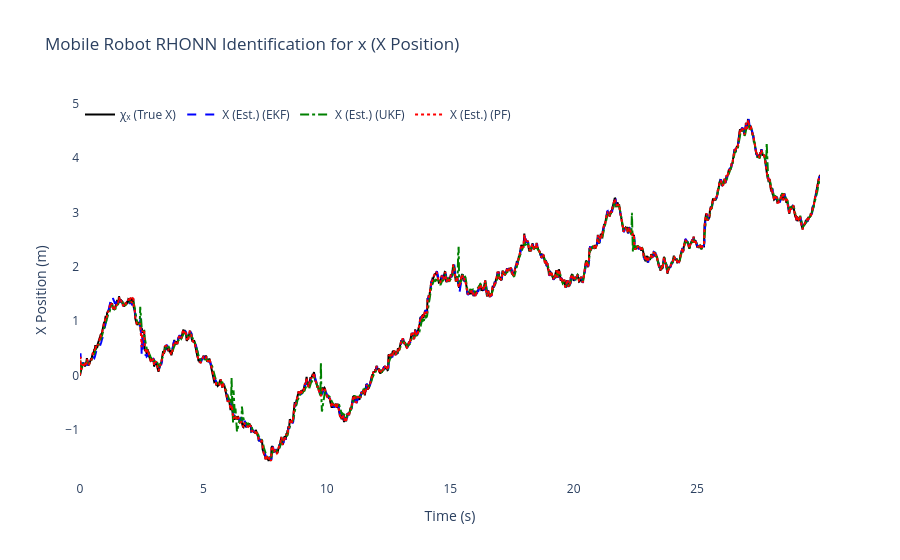
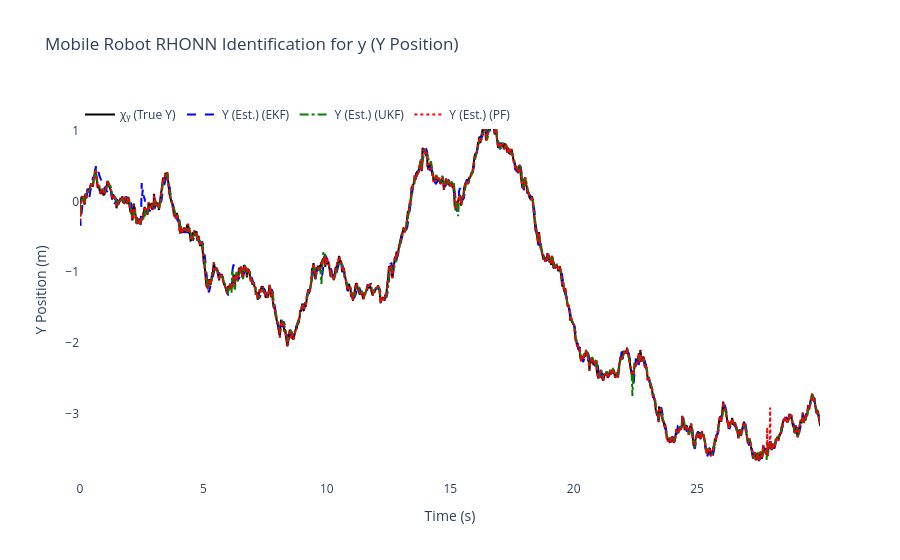
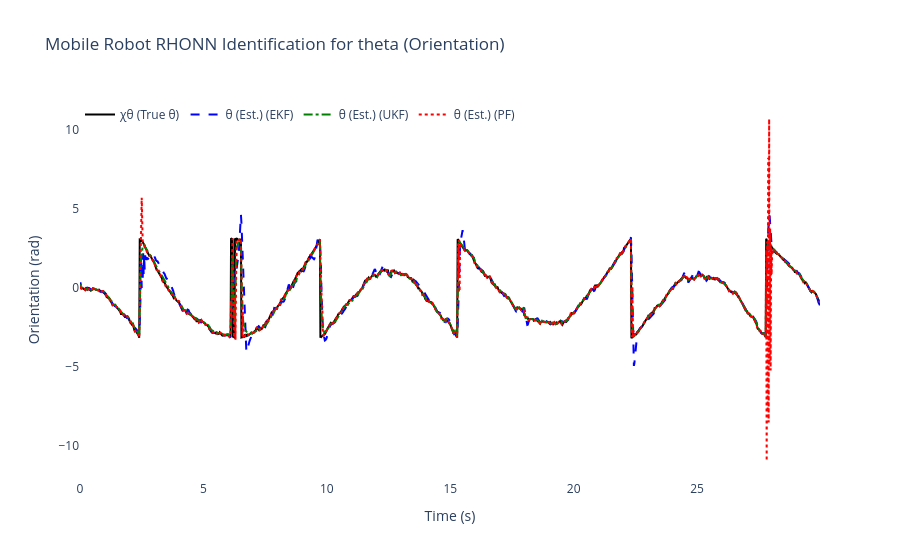
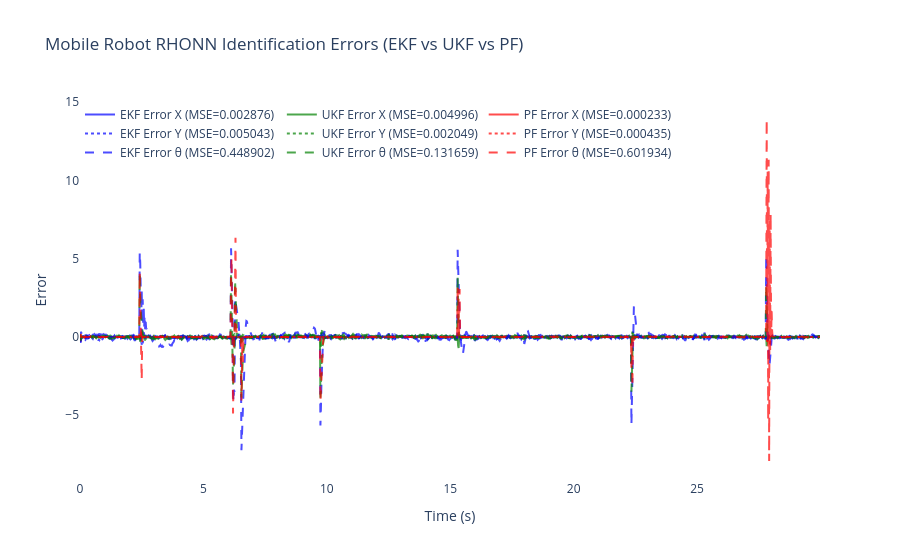

The cell these charts' notebook holds for them, in order:
### Code cell
# ============================================================
    # 6) Results & plots for Differential Drive Mobile Robot
# ============================================================
mse_x_ekf = np.mean((x_true[:, 0] - x_hat_ekf[:, 0])**2)     # x position
mse_y_ekf = np.mean((x_true[:, 1] - x_hat_ekf[:, 1])**2)     # y position  
mse_theta_ekf = np.mean((x_true[:, 2] - x_hat_ekf[:, 2])**2) # orientation

mse_x_ukf = np.mean((x_true[:, 0] - x_hat_ukf[:, 0])**2)     # x position
mse_y_ukf = np.mean((x_true[:, 1] - x_hat_ukf[:, 1])**2)     # y position
mse_theta_ukf = np.mean((x_true[:, 2] - x_hat_ukf[:, 2])**2) # orientation

mse_x_pf = np.mean((x_true[:, 0] - x_hat_pf[:, 0])**2)       # x position
mse_y_pf = np.mean((x_true[:, 1] - x_hat_pf[:, 1])**2)       # y position  
mse_theta_pf = np.mean((x_true[:, 2] - x_hat_pf[:, 2])**2)   # orientation

print(f"\nFinal EKF-RHONN Weights:")
for i in range(3):
    state_names = ['x', 'y', 'theta']
    print(f"  Neuron {i+1} ({state_names[i]}): {ekf_trainer.weights[i]}")

print(f"\nFinal UKF-RHONN Weights:")
for i in range(3):
    state_names = ['x', 'y', 'theta']
    print(f"  Neuron {i+1} ({state_names[i]}): {ukf_trainer.weights[i]}")

print(f"\nFinal PF-RHONN Weight Estimates:")
pf_estimates = pf_trainer.get_estimate()
for i in range(3):
    state_names = ['x', 'y', 'theta']
    print(f"  Neuron {i+1} ({state_names[i]}): {pf_estimates[i]}")

print("\n--- Performance Comparison (MSE) for Differential Drive Mobile Robot ---")
print(f"EKF MSE x position:     {mse_x_ekf:.6f}")
print(f"EKF MSE y position:     {mse_y_ekf:.6f}")
print(f"EKF MSE theta (orient): {mse_theta_ekf:.6f}")
print(f"UKF MSE x position:     {mse_x_ukf:.6f}")
print(f"UKF MSE y position:     {mse_y_ukf:.6f}")
print(f"UKF MSE theta (orient): {mse_theta_ukf:.6f}")
print(f"PF  MSE x position:     {mse_x_pf:.6f}")
print(f"PF  MSE y position:     {mse_y_pf:.6f}")
print(f"PF  MSE theta (orient): {mse_theta_pf:.6f}")

states_info = [
    {'idx': 0, 'var': 'x', 'desc': 'X Position', 'y_label': 'X Position (m)',
     'chi': 'χₓ (True X)', 'x': 'X (Est.)'},
    {'idx': 1, 'var': 'y', 'desc': 'Y Position', 'y_label': 'Y Position (m)',
     'chi': 'χᵧ (True Y)', 'x': 'Y (Est.)'},
    {'idx': 2, 'var': 'theta', 'desc': 'Orientation', 'y_label': 'Orientation (rad)',
     'chi': 'χθ (True θ)', 'x': 'θ (Est.)'}
]

for state_info in states_info:
    i = state_info['idx']
    trace_plant = go.Scatter(x=t_history, y=x_true[:, i], mode='lines',
                            name=state_info['chi'], line=dict(color='black', width=2))
    trace_ekf = go.Scatter(x=t_history, y=x_hat_ekf[:, i], mode='lines',
                        name=f"{state_info['x']} (EKF)", line=dict(dash='dash', color='blue'))
    trace_ukf = go.Scatter(x=t_history, y=x_hat_ukf[:, i], mode='lines',
                        name=f"{state_info['x']} (UKF)", line=dict(dash='dashdot', color='green'))
    trace_pf = go.Scatter(x=t_history, y=x_hat_pf[:, i], mode='lines',
                        name=f"{state_info['x']} (PF)", line=dict(dash='dot', color='red'))

    fig = go.Figure([trace_plant, trace_ekf, trace_ukf, trace_pf])
    fig.update_layout(
        title=f'Mobile Robot RHONN Identification for {state_info["var"]} ({state_info["desc"]})',
        xaxis_title='Time (s)',
        yaxis_title=state_info['y_label'],
        legend=dict(x=0, y=1, orientation='h'),
        font=dict(size=12),
        plot_bgcolor='white',
        paper_bgcolor='white'
    )
    fig.show()

# Errors for all three states
error_x_ekf = x_true[:, 0] - x_hat_ekf[:, 0]
error_y_ekf = x_true[:, 1] - x_hat_ekf[:, 1]
error_theta_ekf = x_true[:, 2] - x_hat_ekf[:, 2]

error_x_ukf = x_true[:, 0] - x_hat_ukf[:, 0]
error_y_ukf = x_true[:, 1] - x_hat_ukf[:, 1]
error_theta_ukf = x_true[:, 2] - x_hat_ukf[:, 2]

error_x_pf = x_true[:, 0] - x_hat_pf[:, 0]
error_y_pf = x_true[:, 1] - x_hat_pf[:, 1]
error_theta_pf = x_true[:, 2] - x_hat_pf[:, 2]

fig2 = go.Figure()
fig2.add_trace(go.Scatter(x=t_history, y=error_x_ekf, mode='lines',
                        name=f'EKF Error X (MSE={mse_x_ekf:.6f})', opacity=0.7, line=dict(color='blue')))
fig2.add_trace(go.Scatter(x=t_history, y=error_x_ukf, mode='lines',
                        name=f'UKF Error X (MSE={mse_x_ukf:.6f})', opacity=0.7, line=dict(color='green')))
fig2.add_trace(go.Scatter(x=t_history, y=error_x_pf, mode='lines',
                        name=f'PF Error X (MSE={mse_x_pf:.6f})', opacity=0.7, line=dict(color='red')))
fig2.add_trace(go.Scatter(x=t_history, y=error_y_ekf, mode='lines',
                        name=f'EKF Error Y (MSE={mse_y_ekf:.6f})', opacity=0.7, line=dict(color='blue', dash='dot')))
fig2.add_trace(go.Scatter(x=t_history, y=error_y_ukf, mode='lines',
                        name=f'UKF Error Y (MSE={mse_y_ukf:.6f})', opacity=0.7, line=dict(color='green', dash='dot')))
fig2.add_trace(go.Scatter(x=t_history, y=error_y_pf, mode='lines',
                        name=f'PF Error Y (MSE={mse_y_pf:.6f})', opacity=0.7, line=dict(color='red', dash='dot')))
fig2.add_trace(go.Scatter(x=t_history, y=error_theta_ekf, mode='lines',
                        name=f'EKF Error θ (MSE={mse_theta_ekf:.6f})', opacity=0.7, line=dict(color='blue', dash='dash')))
fig2.add_trace(go.Scatter(x=t_history, y=error_theta_ukf, mode='lines',
                        name=f'UKF Error θ (MSE={mse_theta_ukf:.6f})', opacity=0.7, line=dict(color='green', dash='dash')))
fig2.add_trace(go.Scatter(x=t_history, y=error_theta_pf, mode='lines',
                        name=f'PF Error θ (MSE={mse_theta_pf:.6f})', opacity=0.7, line=dict(color='red', dash='dash')))
fig2.update_layout(
    title='Mobile Robot RHONN Identification Errors (EKF vs UKF vs PF)',
    xaxis_title='Time (s)',
    yaxis_title='Error',
    legend=dict(x=0, y=1, orientation='h'),
    font=dict(size=12),
    plot_bgcolor='white',
    paper_bgcolor='white'
)
fig2.show()

# 2D Trajectory plot (X-Y plane for mobile robot)
fig_trajectory = go.Figure()
fig_trajectory.add_trace(go.Scatter(x=x_true[:, 0], y=x_true[:, 1], mode='lines',
                              name='True Robot Trajectory',
                              line=dict(color='black', width=3)))
fig_trajectory.add_trace(go.Scatter(x=x_hat_ekf[:, 0], y=x_hat_ekf[:, 1], mode='lines',
                              name='EKF Estimation',
                              line=dict(color='blue', width=2, dash='dash')))
fig_trajectory.add_trace(go.Scatter(x=x_hat_ukf[:, 0], y=x_hat_ukf[:, 1], mode='lines',
                              name='UKF Estimation',
                              line=dict(color='green', width=2, dash='dashdot')))
fig_trajectory.add_trace(go.Scatter(x=x_hat_pf[:, 0], y=x_hat_pf[:, 1], mode='lines',
                              name='PF Estimation',
                              line=dict(color='red', width=2, dash='dot')))
# Add start and end markers
fig_trajectory.add_trace(go.Scatter(x=[x_true[0, 0]], y=[x_true[0, 1]], mode='markers',
                              name='Start', marker=dict(color='green', size=10, symbol='star')))
fig_trajectory.add_trace(go.Scatter(x=[x_true[-1, 0]], y=[x_true[-1, 1]], mode='markers',
                              name='End', marker=dict(color='red', size=10, symbol='square')))
fig_trajectory.update_layout(
    title='Mobile Robot Trajectory - 2D Path Comparison (EKF vs UKF vs PF)',
    xaxis_title='X Position (m)',
    yaxis_title='Y Position (m)',
    font=dict(size=12),
    plot_bgcolor='white',
    paper_bgcolor='white',
    showlegend=True
)
fig_trajectory.show()

### Figure 1 — Plotly figure (JSON) as saved in the notebook; plotly's stock layout.template omitted (floating-point values rounded to 4 significant figures; data arrays with more than 128 entries replaced by an {"elided": "..."} marker saying what was removed)
{"data": [{"line": {"color": "black", "width": 2}, "mode": "lines", "name": "χₓ (True X)", "type": "scatter", "x": {"elided": "1500 float values"}, "y": {"elided": "1500 float values"}}, {"line": {"color": "blue", "dash": "dash"}, "mode": "lines", "name": "X (Est.) (EKF)", "type": "scatter", "x": {"elided": "1500 float values"}, "y": {"elided": "1500 float values"}}, {"line": {"color": "green", "dash": "dashdot"}, "mode": "lines", "name": "X (Est.) (UKF)", "type": "scatter", "x": {"elided": "1500 float values"}, "y": {"elided": "1500 float values"}}, {"line": {"color": "red", "dash": "dot"}, "mode": "lines", "name": "X (Est.) (PF)", "type": "scatter", "x": {"elided": "1500 float values"}, "y": {"elided": "1500 float values"}}], "layout": {"font": {"size": 12}, "legend": {"orientation": "h", "x": 0, "y": 1}, "paper_bgcolor": "white", "plot_bgcolor": "white", "title": {"text": "Mobile Robot RHONN Identification for x (X Position)"}, "xaxis": {"title": {"text": "Time (s)"}}, "yaxis": {"title": {"text": "X Position (m)"}}}}

### Figure 2 — Plotly figure (JSON) as saved in the notebook; plotly's stock layout.template omitted (floating-point values rounded to 4 significant figures; data arrays with more than 128 entries replaced by an {"elided": "..."} marker saying what was removed)
{"data": [{"line": {"color": "black", "width": 2}, "mode": "lines", "name": "χᵧ (True Y)", "type": "scatter", "x": {"elided": "1500 float values"}, "y": {"elided": "1500 float values"}}, {"line": {"color": "blue", "dash": "dash"}, "mode": "lines", "name": "Y (Est.) (EKF)", "type": "scatter", "x": {"elided": "1500 float values"}, "y": {"elided": "1500 float values"}}, {"line": {"color": "green", "dash": "dashdot"}, "mode": "lines", "name": "Y (Est.) (UKF)", "type": "scatter", "x": {"elided": "1500 float values"}, "y": {"elided": "1500 float values"}}, {"line": {"color": "red", "dash": "dot"}, "mode": "lines", "name": "Y (Est.) (PF)", "type": "scatter", "x": {"elided": "1500 float values"}, "y": {"elided": "1500 float values"}}], "layout": {"font": {"size": 12}, "legend": {"orientation": "h", "x": 0, "y": 1}, "paper_bgcolor": "white", "plot_bgcolor": "white", "title": {"text": "Mobile Robot RHONN Identification for y (Y Position)"}, "xaxis": {"title": {"text": "Time (s)"}}, "yaxis": {"title": {"text": "Y Position (m)"}}}}

### Figure 3 — Plotly figure (JSON) as saved in the notebook; plotly's stock layout.template omitted (floating-point values rounded to 4 significant figures; data arrays with more than 128 entries replaced by an {"elided": "..."} marker saying what was removed)
{"data": [{"line": {"color": "black", "width": 2}, "mode": "lines", "name": "χθ (True θ)", "type": "scatter", "x": {"elided": "1500 float values"}, "y": {"elided": "1500 float values"}}, {"line": {"color": "blue", "dash": "dash"}, "mode": "lines", "name": "θ (Est.) (EKF)", "type": "scatter", "x": {"elided": "1500 float values"}, "y": {"elided": "1500 float values"}}, {"line": {"color": "green", "dash": "dashdot"}, "mode": "lines", "name": "θ (Est.) (UKF)", "type": "scatter", "x": {"elided": "1500 float values"}, "y": {"elided": "1500 float values"}}, {"line": {"color": "red", "dash": "dot"}, "mode": "lines", "name": "θ (Est.) (PF)", "type": "scatter", "x": {"elided": "1500 float values"}, "y": {"elided": "1500 float values"}}], "layout": {"font": {"size": 12}, "legend": {"orientation": "h", "x": 0, "y": 1}, "paper_bgcolor": "white", "plot_bgcolor": "white", "title": {"text": "Mobile Robot RHONN Identification for theta (Orientation)"}, "xaxis": {"title": {"text": "Time (s)"}}, "yaxis": {"title": {"text": "Orientation (rad)"}}}}

### Figure 4 — Plotly figure (JSON) as saved in the notebook; plotly's stock layout.template omitted (floating-point values rounded to 4 significant figures; data arrays with more than 128 entries replaced by an {"elided": "..."} marker saying what was removed)
{"data": [{"line": {"color": "blue"}, "mode": "lines", "name": "EKF Error X (MSE=0.002876)", "opacity": 0.7, "type": "scatter", "x": {"elided": "1500 float values"}, "y": {"elided": "1500 float values"}}, {"line": {"color": "green"}, "mode": "lines", "name": "UKF Error X (MSE=0.004996)", "opacity": 0.7, "type": "scatter", "x": {"elided": "1500 float values"}, "y": {"elided": "1500 float values"}}, {"line": {"color": "red"}, "mode": "lines", "name": "PF Error X (MSE=0.000233)", "opacity": 0.7, "type": "scatter", "x": {"elided": "1500 float values"}, "y": {"elided": "1500 float values"}}, {"line": {"color": "blue", "dash": "dot"}, "mode": "lines", "name": "EKF Error Y (MSE=0.005043)", "opacity": 0.7, "type": "scatter", "x": {"elided": "1500 float values"}, "y": {"elided": "1500 float values"}}, {"line": {"color": "green", "dash": "dot"}, "mode": "lines", "name": "UKF Error Y (MSE=0.002049)", "opacity": 0.7, "type": "scatter", "x": {"elided": "1500 float values"}, "y": {"elided": "1500 float values"}}, {"line": {"color": "red", "dash": "dot"}, "mode": "lines", "name": "PF Error Y (MSE=0.000435)", "opacity": 0.7, "type": "scatter", "x": {"elided": "1500 float values"}, "y": {"elided": "1500 float values"}}, {"line": {"color": "blue", "dash": "dash"}, "mode": "lines", "name": "EKF Error θ (MSE=0.448902)", "opacity": 0.7, "type": "scatter", "x": {"elided": "1500 float values"}, "y": {"elided": "1500 float values"}}, {"line": {"color": "green", "dash": "dash"}, "mode": "lines", "name": "UKF Error θ (MSE=0.131659)", "opacity": 0.7, "type": "scatter", "x": {"elided": "1500 float values"}, "y": {"elided": "1500 float values"}}, {"line": {"color": "red", "dash": "dash"}, "mode": "lines", "name": "PF Error θ (MSE=0.601934)", "opacity": 0.7, "type": "scatter", "x": {"elided": "1500 float values"}, "y": {"elided": "1500 float values"}}], "layout": {"font": {"size": 12}, "legend": {"orientation": "h", "x": 0, "y": 1}, "paper_bgcolor": "white", "plot_bgcolor": "white", "title": {"text": "Mobile Robot RHONN Identification Errors (EKF vs UKF vs PF)"}, "xaxis": {"title": {"text": "Time (s)"}}, "yaxis": {"title": {"text": "Error"}}}}
